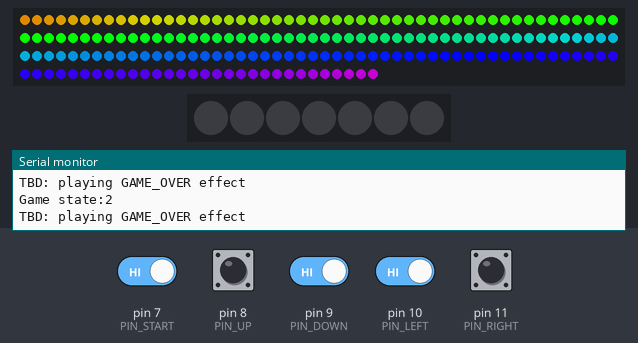
Bench run of a sketch on a simulated Arduino Uno, built with avr-gcc and run on an emulated ATmega328P. Parts: 180 RGB LEDs in strip order, left to right, continuing on the next row, 7 RGB LEDs in strip order, left to right, the last lines printed to the serial monitor. Inputs (shaded band) come from the test bench; at power-on: pin 7 (PIN_START), pin 8 (PIN_UP), pin 9 (PIN_DOWN), pin 10 (PIN_LEFT), pin 11 (PIN_RIGHT) HIGH. Dim RGB values are drawn brighter than linear; random numbers use the default seed unless the sketch sets one.

Above: at 6.61 s.
6.9 s: pin 7 (PIN_START) driven LOW and pin 10 (PIN_LEFT) driven LOW
At 9.15 s:
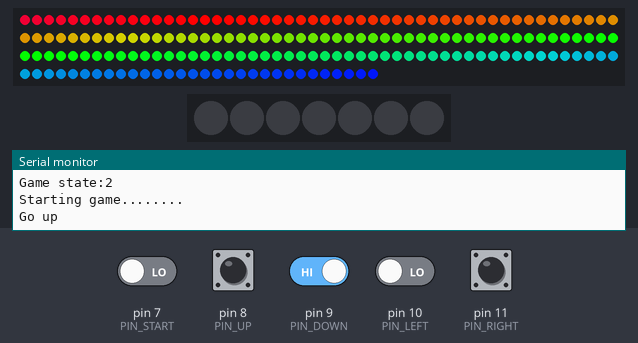
9.9 s: pin 10 (PIN_LEFT) driven HIGH
At 10.89 s:
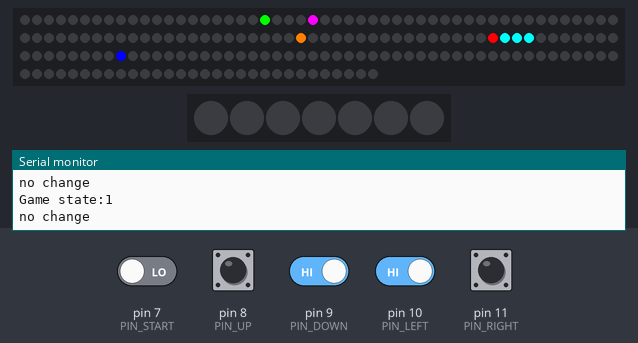
12.9 s: pin 9 (PIN_DOWN) driven LOW
15.9 s: pin 9 (PIN_DOWN) driven HIGH
18.9 s: pin 10 (PIN_LEFT) driven LOW
At 23.2 s:
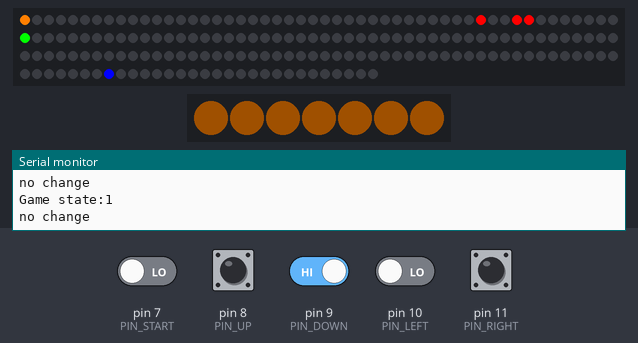

Measured:
- what the display in image 1 shows lasts 0.5 s, from 8.9 s to 9.4 s

The sketch:

JetReactGame.ino
```cpp
/**
 * JET-React Game
 * A 1-dimension game using a long LED strip to represents a world where you try to collect sparkling gems, and run from demons
 */

#include <Adafruit_NeoPixel.h>
#include <SoftwareSerial.h>

#define PIN_LED 6
#define STRIP_LEN 180
#define STAR_LED 5
#define STAR_LEN  7

#define PIN_START 7
#define PIN_UP 8
#define PIN_DOWN 9
#define PIN_LEFT 10
#define PIN_RIGHT 11

// game state
#define GAME_STARTED 1
#define GAME_OVER 2
#define GAME_IDLE 0

const long IDLE_TIME_START = 10000; // if no activity for 10 secs, go in idle mode
const long GAME_DURATION = 30000;   // 30 seconds


SoftwareSerial mySerial(16, 17); // RX, TX
Adafruit_NeoPixel theStrip = Adafruit_NeoPixel(STRIP_LEN, PIN_LED, NEO_GRB + NEO_KHZ800);
Adafruit_NeoPixel theStar  = Adafruit_NeoPixel(STAR_LEN, STAR_LED, NEO_GRB + NEO_KHZ800);

uint32_t sabreColor = theStrip.Color(0,127,127);
uint32_t headColor = theStrip.Color(0,255,255);
uint32_t offColor = theStrip.Color(0,0,0);

uint32_t waspColor = theStrip.Color(255,0,0);
uint32_t emeraldColor = theStrip.Color(0,255,0);
uint32_t sapphireColor = theStrip.Color(0,0,255);
uint32_t goldColor = theStrip.Color(255,127,0);
uint32_t amethystColor = theStrip.Color(255,0,255);

class Jetter
{
  uint16_t head;      // the head position of light sabre
  uint32_t head_color;
  uint32_t on_color;  // the color of light sabre
  uint32_t off_color; // turn off light

  public:
  Jetter(uint16_t head0, uint32_t on_color0, uint32_t head_color0) {
    head = head0;
    on_color = on_color0;
    head_color = head_color0;
  }

  void attachStrip(Adafruit_NeoPixel& strip) {
    off_color = strip.Color(0,0,0);

    jetTo(head, strip);
  }

  // This saber will show a bright head + the full length of dim saber
  void jetTo_original(uint16_t pos, Adafruit_NeoPixel&  strip) {
    uint16_t i=0;

    if(head == pos) {
      Serial.println("no change");
      Serial.println();
      return;
    }

    if(head < pos) {
      for(i=head; i>head-3; i--) {
        strip.setPixelColor(i, on_color);
      }

      // turn on color from head -> pos
      Serial.println("Go up");
      for(i=head; i<=pos; i++) {
        strip.setPixelColor(i, on_color);
        strip.show();
      }
    }
    else {
      // turn off light from head -> pos
      Serial.println("Go down");
      for(i=head; i>pos; i--) {
        strip.setPixelColor(i, off_color);
        strip.show();
      }
    }

    for(i=pos; i > pos-3; i--) {
      strip.setPixelColor(i, head_color);
    }
    strip.show();

    head = pos;
  }

  // this saber will just show the bright head
  void jetTo(uint16_t pos, Adafruit_NeoPixel&  strip) {
    uint16_t i=0;

    if(head == pos) {
      Serial.println("no change");
      Serial.println();
      return;
    }

    if(head < pos) {
      // turn on color from head -> pos
      Serial.println("Go up");
      for(i=head; i<=pos; i++) {
        strip.setPixelColor(i+2, head_color);
        strip.setPixelColor(i+1, head_color);
        strip.setPixelColor(i, head_color);
        strip.setPixelColor(i-1, on_color);
        strip.setPixelColor(i-2, on_color);
        // turn off tail
        strip.setPixelColor(i-3, off_color);
        strip.show();
      }
    }
    else {
      // turn off light from head -> pos
      Serial.println("Go down");
      for(i=head; i>pos; i--) {
        strip.setPixelColor(i+2, on_color);
        strip.setPixelColor(i+1, on_color);
        strip.setPixelColor(i, head_color);
        strip.setPixelColor(i-1, head_color);
        strip.setPixelColor(i-2, head_color);
        // turn off tail
        strip.setPixelColor(i+3, off_color);
        strip.show();
      }
    }

    head = pos;
  }
};


class Joystick
{
  int upPin;
  int downPin;
  int leftPin;
  int rightPin;
  int stickDir = 0;   // joystick move direction

  public:
  Joystick(int up, int down, int left, int right) {
    upPin = up;
    downPin = down;
    leftPin = left;
    rightPin = right;

    pinMode(upPin, INPUT_PULLUP);
    pinMode(downPin, INPUT_PULLUP);
    pinMode(leftPin, INPUT_PULLUP);
    pinMode(rightPin, INPUT_PULLUP);
  }

  int checkDir() {
    int readUp = digitalRead(upPin);
    int readDown = digitalRead(downPin);
    int readLeft = digitalRead(leftPin);
    int readRight = digitalRead(rightPin);

    if(readUp==1 && readDown==1 && readLeft==1 && readRight==1) {
      stickDir = 0;     // no move
    }
    else if(readUp==0 && readDown==1 && readLeft==1 && readRight==1) {
      stickDir = 1;     // up
    }
    else if(readUp==1 && readDown==0 && readLeft==1 && readRight==1) {
      stickDir = 2;     // down
    }
    else if(readUp==1 && readDown==1 && readLeft==0 && readRight==1) {
      stickDir = 3;     // left
    }
    else if(readUp==1 && readDown==1 && readLeft==1 && readRight==0) {
      stickDir = 4;     // right
    }

    return stickDir;
  }
};


class Sparkle {
  uint16_t pos;
  uint32_t color;
  long  duration;
  long  lightTime;
  long  darkTime;
  long  darkDuration;
  int   state = 0;   // 0 - dark, 1 - light
  int   stingCount;

  public:
  Sparkle(uint32_t c, long d) {
    color = c;
    duration = d;
    pos = random(1,STRIP_LEN);
    lightTime = millis();
    darkTime = millis();
    // start with dark
    darkDuration = random(500, 3000);
    state = 0;
    stingCount = 0;
  }


  // got a gem!
  void collectGem(uint16_t pos, Adafruit_NeoPixel&  strip, Adafruit_NeoPixel&  star) {
    uint32_t preColor = strip.getPixelColor(pos);

    // shoot the gem to the box
    for(int i=pos; i>0; i--) {
        strip.setPixelColor(i, preColor);
        preColor = strip.getPixelColor(i-1);
        strip.setPixelColor(i-1, color);
        strip.show();
        delay(1);
    }

    // light up stars
    for(int j=0; j<STAR_LEN; j++) {
      star.setPixelColor(j,color);
    }
    star.show();
  }


  // stung by wasp
  void blinkHead(uint16_t head, Adafruit_NeoPixel& strip) {
    uint32_t color = waspColor;

    for(int k=0; k<10; k++) {
        if( k%2 == 0 ) {
          color = offColor;
        }
        else {
          color = waspColor;
        }

        strip.setPixelColor(head+2, color);
        strip.setPixelColor(head+1, color);
        strip.setPixelColor(head, color);
        strip.setPixelColor(head-1, color);
        strip.setPixelColor(head-2, color);
        strip.show();
        delay(150);
    }
  }

  // see if captured gem
  void detect(uint16_t head, Adafruit_NeoPixel&  strip, Adafruit_NeoPixel&  star) {
    if( state == 1 ) {
      int hitPoint = 0;
      if( abs(head-pos) == 0 ) {
        hitPoint = 100;
      }
      else if( abs(head-pos) == 1 ) {
        hitPoint = 50;
      }
      else if( abs(head-pos) == 2 ) {
        hitPoint = 25;
      }
      else {
        hitPoint = 0;
      }

      if( hitPoint > 0 ) {
        // report points - write it through serial port to NodeMCU
        mySerial.print("point=");
        mySerial.println(hitPoint);

        // now shoot this gem to box, light up stars
        Serial.println("collecting gem");
        collectGem(pos, strip, star);

        darkTime= millis();
        darkDuration = random(5000, 7000);
        state = 0;
      }
    }
  }

  // For Wasp to move around
  void moveLight(uint16_t head, Adafruit_NeoPixel& strip) {
    if( state == 1 ) {
      strip.setPixelColor(pos, offColor);
      if( pos < head ) {
        pos++;
      }
      else {
        pos--;
      }

      // detect wasp sting
      if( abs(pos-head) < 3 ) {
        stingCount++;
      }
      if( stingCount > 3 ) {
        // report sting
        mySerial.println("point=-40");

        // show light effect - blink head
        blinkHead(head, strip);
      }
    }
  }


  // turn on/off light randomly
  void updateLight(Adafruit_NeoPixel&  strip) {
    unsigned long currMills = millis();

    if( state == 1 ) {
      // light state
      if( currMills - lightTime < duration ) {
        // light up for duration
        strip.setPixelColor(pos, color);
        strip.show();
      }
      else {
        // make it dark
        Serial.println("going to dark");
        strip.setPixelColor(pos, offColor);
        strip.show();

        darkTime= millis();
        darkDuration = random(1500, 3500);
        state = 0;
      }
    }
    else if( state == 0 ) {
      // dark state
      if( currMills - darkTime < darkDuration) {
        strip.setPixelColor(pos, offColor);
        strip.show();
      }
      else {
        // now light it up
        Serial.println("going to light....");
        pos = random(1,STRIP_LEN);

        strip.setPixelColor(pos, color);
        strip.show();

        lightTime = millis();
        state = 1;
        // reset sting count
        stingCount = 0;

      }
    }
  }
};


class GameState {
  int state;
  long startTime;       // game start
  long endTime;         // game over time
  long idleTime;        // mark idle time start
  long lastActiveTime;  // last time the user moved joystick

  public:
  GameState() {
    // start with game-over mode
    state = GAME_OVER;
    startTime = millis();
    endTime = millis();
    lastActiveTime = millis();
  }

  void setActive() {
    lastActiveTime = millis();
  }

  void start() {
    startTime = millis();
    state = GAME_STARTED;
    // report game started
    mySerial.println("game=started");
  }

  int check() {
    long currTime = millis();
    long duration = currTime - startTime;

    // game time up
    if( state == GAME_STARTED && duration > GAME_DURATION ) {
      state = GAME_OVER;
      endTime = currTime;

      // report game over
      mySerial.println("game=ended");
    }

    if( state == GAME_OVER && (currTime - endTime) > IDLE_TIME_START ) {
      state = GAME_IDLE;
      // report game idle - no need to let scoreboard know
      Serial.println("Game going idle mode");
    }

    return state;
  }
};


uint32_t Wheel(byte WheelPos) {
  WheelPos = 255 - WheelPos;
  if(WheelPos < 85) {
   return theStrip.Color(255 - WheelPos * 3, 0, WheelPos * 3);
  } else if(WheelPos < 170) {
    WheelPos -= 85;
   return theStrip.Color(0, WheelPos * 3, 255 - WheelPos * 3);
  } else {
   WheelPos -= 170;
   return theStrip.Color(WheelPos * 3, 255 - WheelPos * 3, 0);
  }
}

void rainbow(uint8_t wait) {
  uint16_t i, j;

  for(j=0; j<256; j++) {
    for(i=0; i<theStrip.numPixels(); i++) {
      theStrip.setPixelColor(i, Wheel((i+j) & 255));
    }
    theStrip.show();
    delay(wait);
  }
}

void clearStrip() {
  uint16_t i = 0;
  for(i=0; i<STRIP_LEN; i++) {
    theStrip.setPixelColor(i, offColor);
  }
  theStrip.show();
}

void clearStar() {
  for(int i=0; i<STAR_LEN; i++) {
    theStar.setPixelColor(i, offColor);
  }
  theStar.show();
}


Jetter sabre(60, sabreColor, headColor);
Joystick stick(PIN_UP, PIN_DOWN, PIN_LEFT, PIN_RIGHT);
GameState game;

Sparkle gold(goldColor, 1500);  // what color, stay for how long
Sparkle amethyst(amethystColor, 2000);
Sparkle emerald(emeraldColor, 2500);
Sparkle sapphire(sapphireColor, 3000);
Sparkle wasp(waspColor, 3500);

// Left move to capture gem
void detectLeftMove(uint16_t head)
{
  // current head position
  amethyst.detect(head, theStrip, theStar);
  emerald.detect(head, theStrip, theStar);
  sapphire.detect(head, theStrip, theStar);
  gold.detect(head, theStrip, theStar);
}

// Right move to knock off wasp
void detectRightMove(uint16_t head)
{
  // current head position
  wasp.detect(head, theStrip, theStar);
}

uint16_t spot = 0;
void setup() {
  Serial.begin(19200);
  mySerial.begin(9600);

  theStrip.begin();
  theStrip.show();
  theStar.begin();
  theStar.show();
  theStar.setBrightness(32);

  // to start game
  pinMode(PIN_START, INPUT_PULLUP);

  sabre.attachStrip(theStrip);
  spot = random(1,180);
}


void loop() {

  int state = game.check();
  Serial.print("Game state:");
  Serial.println( state );


  if( digitalRead(PIN_START) == LOW && state != GAME_STARTED) {
    Serial.println( "Starting game........");
    game.start();
    clearStrip();
    spot = 90;
    state = game.check();
  }

  int dir = stick.checkDir();
  switch(dir) {
    case 1: // up
      spot = spot + 2;  // move up 3 lights
      break;
    case 2: //down
      spot = spot - 2;
      break;
    case 3: // gem
      detectLeftMove(spot);
      break;
    case 4: // wasp
      detectRightMove(spot);
      break;
    default:
      // no movement, do nothing
      break;
  }

  if( dir > 0 && dir < 5) {
    game.setActive();
  }

  if( state == GAME_IDLE) {
    Serial.println("TBD: playing GAME_IDLE effect");
    // simulation of game
    detectLeftMove(spot);
    delay(50);
    spot = spot + random(-5, 3);
  }

  // protect strip light spot
  if(spot < 0 ) {
    spot = 5;
  }
  if(spot > STRIP_LEN) {
    spot = STRIP_LEN-5;
  }

  if( state == GAME_STARTED || state == GAME_IDLE) {
    sabre.jetTo(spot, theStrip);

    amethyst.updateLight(theStrip);
    emerald.updateLight(theStrip);
    sapphire.updateLight(theStrip);
    gold.updateLight(theStrip);

    wasp.moveLight(spot, theStrip);
    wasp.updateLight(theStrip);
  }
  else if( state == GAME_OVER) {
    Serial.println("TBD: playing GAME_OVER effect");
    rainbow(1);

    clearStar();
  }

  delay(10);
}
```
